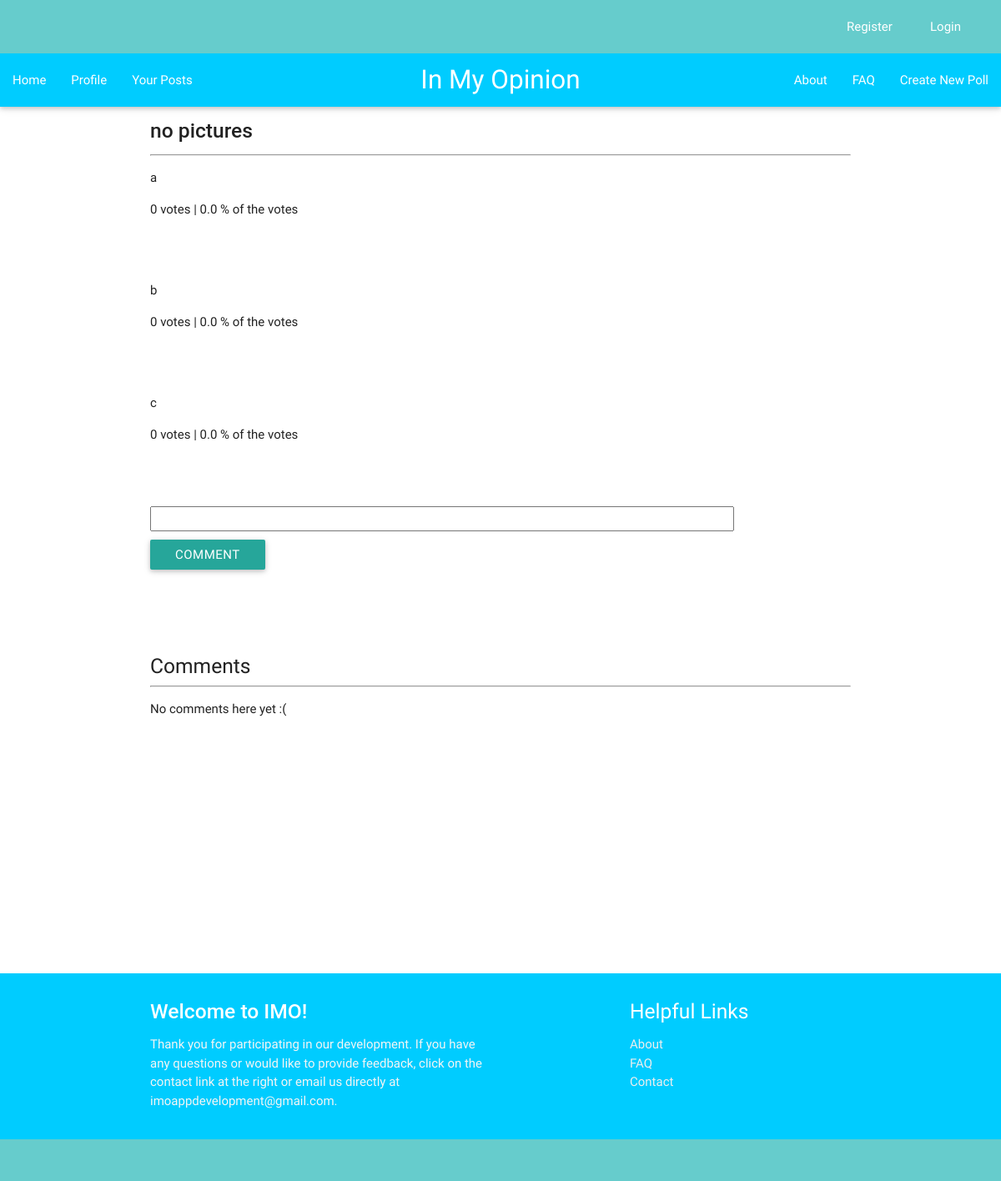
The page /imo_app/141/results/ on the database as committed earlier.
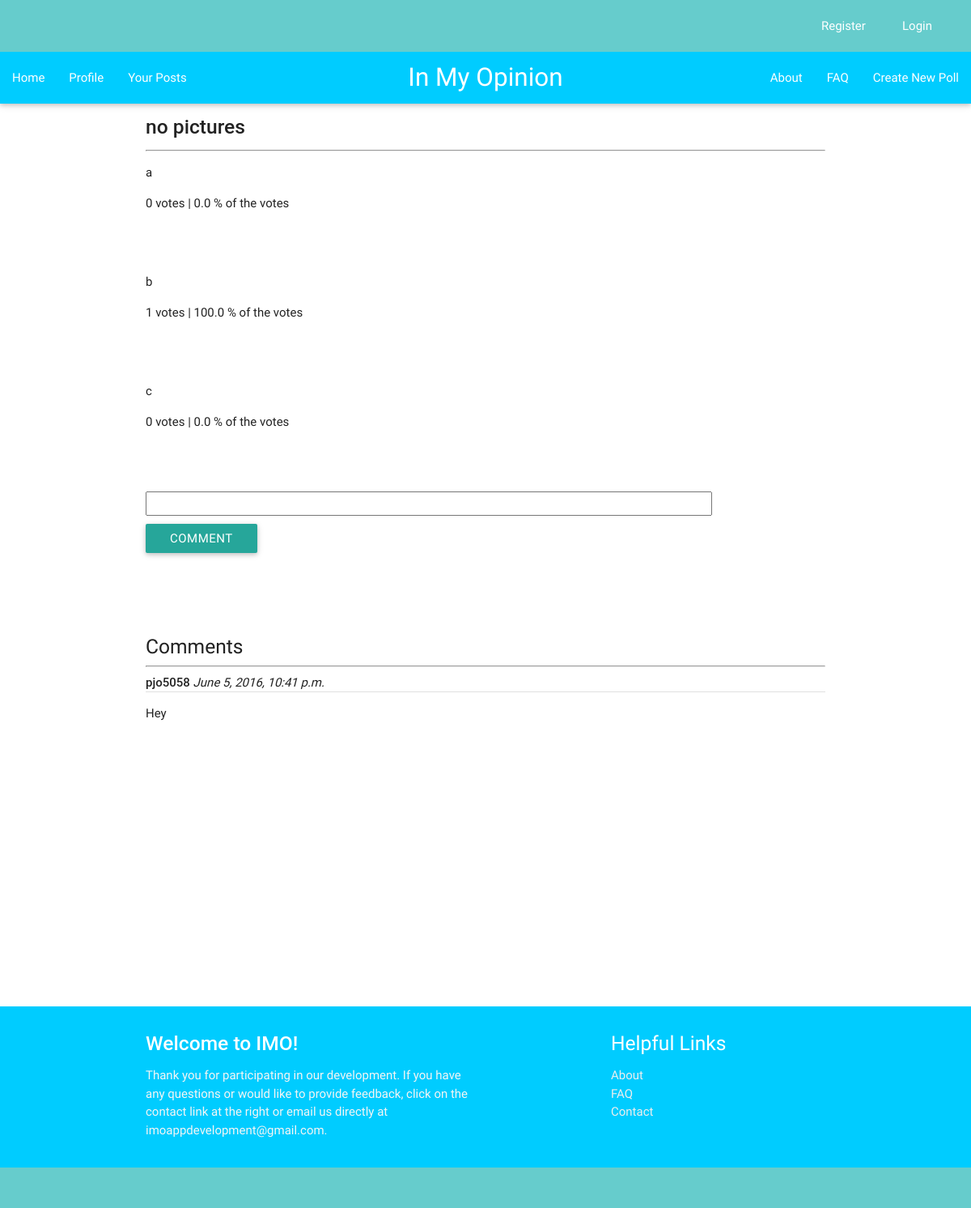
The same page on the database as committed later.
### imo_app/models.py (models this page shows, shortened)
class Question(models.Model):
    author = models.ForeignKey(UserProfile, on_delete=models.CASCADE)
    question_text = models.CharField(max_length=200)
    description = models.TextField(default = '')
    pub_date = models.DateTimeField('date published')
    choice1 = models.CharField(null=True, blank=True, default = '', max_length = 200)
    image1 = models.ImageField(null=True, blank=True)
    choice2 = models.CharField(null=True, blank=True, default = '', max_length = 200)
    image2 = models.ImageField(null=True, blank=True)
    choice3 = models.CharField(null=True, blank=True, default = '', max_length = 200)
    image3 = models.ImageField(null=True, blank=True)
    total_votes = models.IntegerField(default = 1)
    class Meta:
        ordering = ['-pub_date']

class Choice(models.Model):
    question = models.ForeignKey(Question, on_delete=models.CASCADE)
    image = models.ImageField(null=True, blank=True)
    choice_text = models.CharField(max_length=200)
    votes = models.IntegerField(default=0)
    percentage = models.FloatField(default=0)

class Comment(models.Model):
    question = models.ForeignKey(Question, on_delete=models.CASCADE)
    author = models.ForeignKey(UserProfile, on_delete=models.CASCADE)
    comment_text = models.CharField(max_length=1000, default = '')
    pub_date = models.DateTimeField('date published')
    class Meta:
        ordering = ['-pub_date']

class UserProfile(models.Model):
    user = models.OneToOneField(User)
    gender = models.CharField(default='', blank=True, max_length=15)
    picture = models.ImageField(blank=True, null=True, default='')
    birthday = models.DateField(blank=True, null=True)
    about = models.TextField(default='')
    motto = models.CharField(max_length=200, default='')
    def __str__(self):
        return self.user.username

### imo_app/views.py (the view)
# urls.py: url(r'^(?P<question_id>[0-9]+)/results/$', views.results, name = 'results'),
def results(request, question_id):
    q = Question.objects.get(id = question_id)
    c = Comment.objects.filter(question=q)
    author = q.author.user.username
    if (author == request.user.username):
        check_author = '1'
    else:
        check_author = ''
    choices = Choice.objects.filter(question = q)
    for i in choices:
        i.percentage = round((i.votes / q.total_votes) * 100, 2)
    context = {'question':q, 'choices': choices, 'comments': c, 'check_author': check_author}
    return render(request, 'imo_app/results.html', context)

### imo_app/templates/imo_app/results.html (shortened to what this page needs)
{% extends "imo_app/base.html" %}
{% block content %}
  <p><h5><strong>{{question.question_text}}</strong></h5></p>
  <hr></hr>
  {% for c in choices %}
      {% if c.choice_text or c.image != '' %}
      <p>{{ c.choice_text }}<p> {{c.votes}} votes | {{ c.percentage }} % of the votes</p></p>
      {% endif %}
      <br></br>
  {% endfor %}
  <form action="{% url 'imo_app:add_comment' question.id %}" method="post">
  <p><input type="TextArea" style = "height:30px; width:700px" class = 'comment_text' value="" name='comment_text'/></p>
  <input type="submit" value="Comment" class='btn' size=50%; />
  </form>
  <br></br>
  <br></br>
  <h5> Comments </h5>
      <hr>
  {% for i in comments %}
      <div class="Comments">
          <div class="date"><strong>{{ i.author }}</strong> <i>{{ i.pub_date }}</i></div>
          <div class="divider"></div>
          <p>{{ i.comment_text }}</p>
          <br></br>
      </div>
  {% empty %}
      <p>No comments here yet :(</p>
  {% endfor %}
<br></br>
<br></br>
<br></br>
{% endblock content %}

### imo_app/templates/imo_app/base.html (shortened to what this page needs)
<!DOCTYPE html>
{% load staticfiles %}
<html>
  <head>
    <link rel="stylesheet" type="text/css" href="{% static 'imo_app/css/imo.css' %}" />
    <link rel="stylesheet" type="text/css" href="{% static 'materialize/css/materialize.min.css' %}" />
  </head>
  <body>
    <nav>
      <div class="nav-wrapper" style="background-color: #66CCCC">
      <ul class="right hide-on-med-and-down">
        {% if user.is_authenticated %}
          <li>Welcome, {{ user.first_name }} {{user.last_name}}</li>
          <li><a href = "{% url 'imo_app:user_logout' %}">Log Out</a></li>
        {% else %}
            <li><a href = "{% url 'imo_app:view_registration' %}" style='width:100px'>Register</a></li>
            <li><a href = "{% url 'imo_app:view_login' %}" style='width:100px'>Login</a></li>
          </ul>
        {% endif %}
      </div>
    </nav>
    <nav>
        <div class="nav-wrapper" style="background-color: #00CCFF">
          <ul id="nav-mobile" class="left hide-on-med-and-down" size="250%">
            <li><a href="{% url 'imo_app:index' %}">Home</a></li>
            <li><a href="{% url 'imo_app:profile' %}">Profile</a></li>
            <li><a href="{% url 'imo_app:your_posts' %}">Your Posts</a></li>
          </ul>
          <a class="brand-logo center">In My Opinion</a>
          <ul id="nav-mobile" class="right hide-on-med-and-down">
            <li><a href="{% url 'imo_app:about' %}">About</a></li>
            <li><a href="{% url 'imo_app:faq' %}">FAQ</a></li>
            <li><a href="{% url 'imo_app:view_newentry' %}">Create New Poll</a></li>
          </ul>
        </div>
      </nav>
    <div class="container">
      {% block content %}
      {% endblock %}
      <br></br>
      <br></br>
      <br></br>
    </div>
    <footer class="page-footer" style="background-color: #00CCFF">
      <div class="container" >
        <div class="row">
          <div class="col l6 s12">
            <h5 class="white-text"><strong>Welcome to IMO!</strong></h5>
            <p class="grey-text text-lighten-4">Thank you for participating in our development.
            If you have any questions or would like to provide feedback,
            click on the contact link at the right or email us directly at imoappdevelopment@gmail.com.</p>
          </div>
          <div class="col l4 offset-l2 s12">
            <h5 class="white-text">Helpful Links</h5>
            <ul>
              <li><a class="grey-text text-lighten-3" href="{% url 'imo_app:about' %}">About</a></li>
              <li><a class="grey-text text-lighten-3" href="{% url 'imo_app:faq' %}">FAQ</a></li>
              <li><a class="grey-text text-lighten-3" href="mailto:imoappdevelopment@gmail.com">Contact</a></li>
            </ul>
          </div>
        </div>
      </div>
      <div class="footer-copyright" style="background-color: #66CCCC">
      </div>
    </footer>
  </body>
</html>

Rows that differ between the two databases and show on the page:
changed Choice (number 2 of 3 on the later page): votes "0" → "1"; percentage "0.0" → "100.0"
added Comment: author "pjo5058", pub_date "June 5, 2016, 10:41 p.m.", comment_text "Hey"
Other text that changed with them:
text no longer shown: "No comments here yet :("
